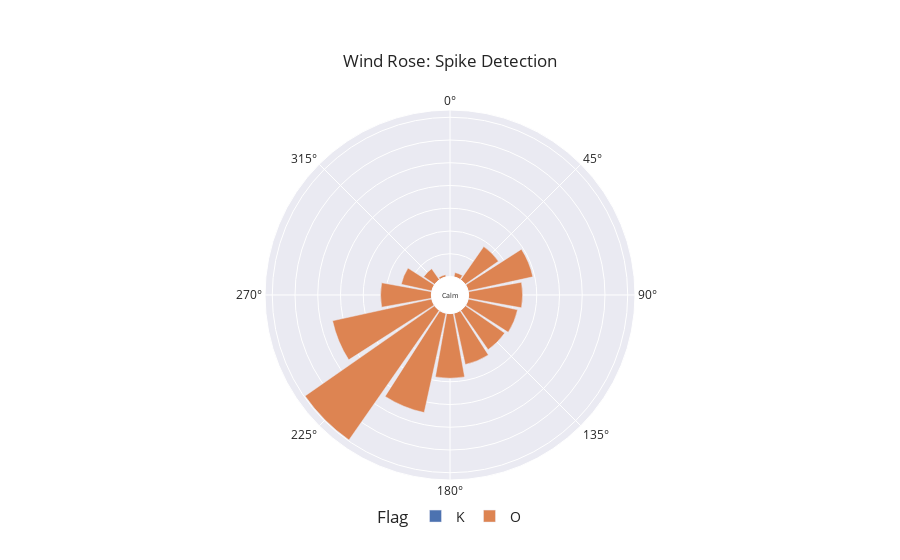

Notebook code cell kept with this figure:
### Markdown cell above
![picture](sites/RDIR.jpg)

### Code cell
# SCHR Städt. Willi-Graf-Gymnasium Schwabing-West
df_site = extract_site_data(df=df, dates = dates, site_name="SCHR")

plot_wind_rose(df_site, column="Flag")

# No real spikes visible

### Figure 1 — Plotly figure (JSON) as saved in the notebook; plotly's stock layout.template omitted (floating-point values rounded to 4 significant figures)
{"data": [{"hovertemplate": "Flag=K<br>len=%{r}<br>cardinal_direction=%{theta}<extra></extra>", "legendgroup": "K", "marker": {"color": "rgb(76,114,176)", "pattern": {"shape": ""}}, "name": "K", "r": [50, 22, 29, 50, 78, 64, 49, 34, 41, 103, 15, 1, 85, 1, 44], "showlegend": true, "subplot": "polar", "theta": [67.5, 315, 45, 90, 247.5, 112.5, 270, 157.5, 180, 225, 292.5, 22.5, 202.5, 337.5, 135], "type": "barpolar"}, {"hovertemplate": "Flag=O<br>len=%{r}<br>cardinal_direction=%{theta}<extra></extra>", "legendgroup": "O", "marker": {"color": "rgb(221,132,82)", "pattern": {"shape": ""}}, "name": "O", "r": [11549, 8878, 15, 34665, 22310, 11146, 10541, 11075, 22287, 504, 6885, 14194, 14528, 11849, 994, 2948], "showlegend": true, "subplot": "polar", "theta": [157.5, 45, 0, 225, 202.5, 270, 135, 112.5, 247.5, 337.5, 292.5, 180, 67.5, 90, 22.5, 315], "type": "barpolar"}], "layout": {"annotations": [{"font": {"size": 7}, "showarrow": false, "text": "Calm", "x": 0.5, "y": 0.5}], "barmode": "relative", "legend": {"font": {"size": 14}, "orientation": "h", "title": {"text": "Flag"}, "tracegroupgap": 0, "x": 0.5, "xanchor": "center", "y": -0.1, "yanchor": "middle"}, "margin": {"t": 110}, "polar": {"angularaxis": {"direction": "clockwise", "rotation": 90}, "domain": {"x": [0, 1], "y": [0, 1]}, "hole": 0.1, "radialaxis": {"linewidth": 0, "showticklabels": false, "ticks": ""}}, "title": {"text": "Wind Rose: Spike Detection", "xanchor": "center", "yanchor": "top"}}}
